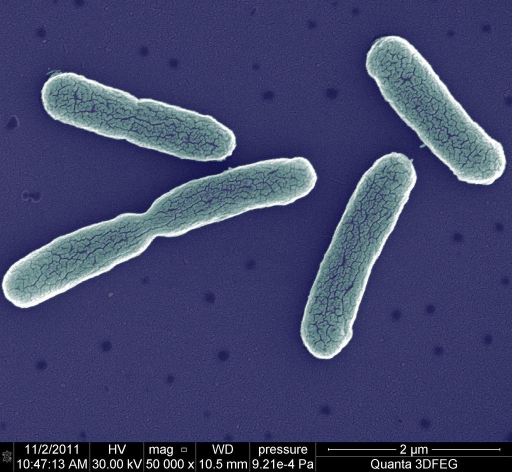
#> input picture 34142.jpg, 1024 x 943 px (shown at 1/2 size)
$ python smoothing.py
#> lines starting #> are read from the running program, lines starting #| are printed output that depends on the picture
import cv2
import numpy as np
from matplotlib import pyplot as plt

im = cv2.imread("34142.jpg")
#> im is the input picture: shape (943, 1024, 3); mean B, G, R 107.2, 69.3, 64.6
img = cv2.imread("34142.jpg", 0)
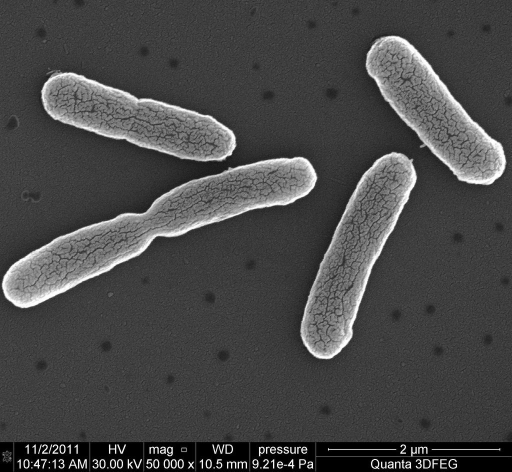
#> img: shape (943, 1024) (shown at 1/2 size); min 0, max 255, mean 72.1
img = img[0:883, 0:1024]
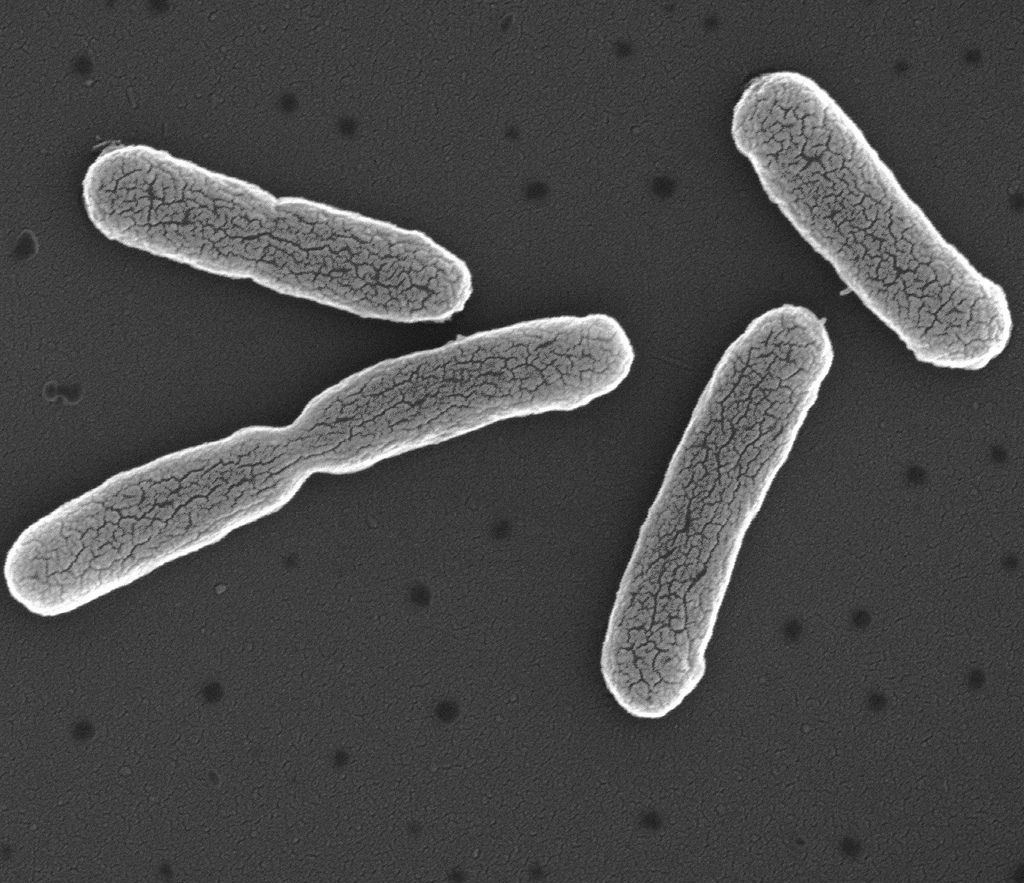
#> img: shape (883, 1024); min 15, max 255, mean 74.8

kernel = np.ones((5,5),np.float32)/25
kernel = np.ones((4,1), np.uint8)

dst = cv2.filter2D(img,-1,kernel)
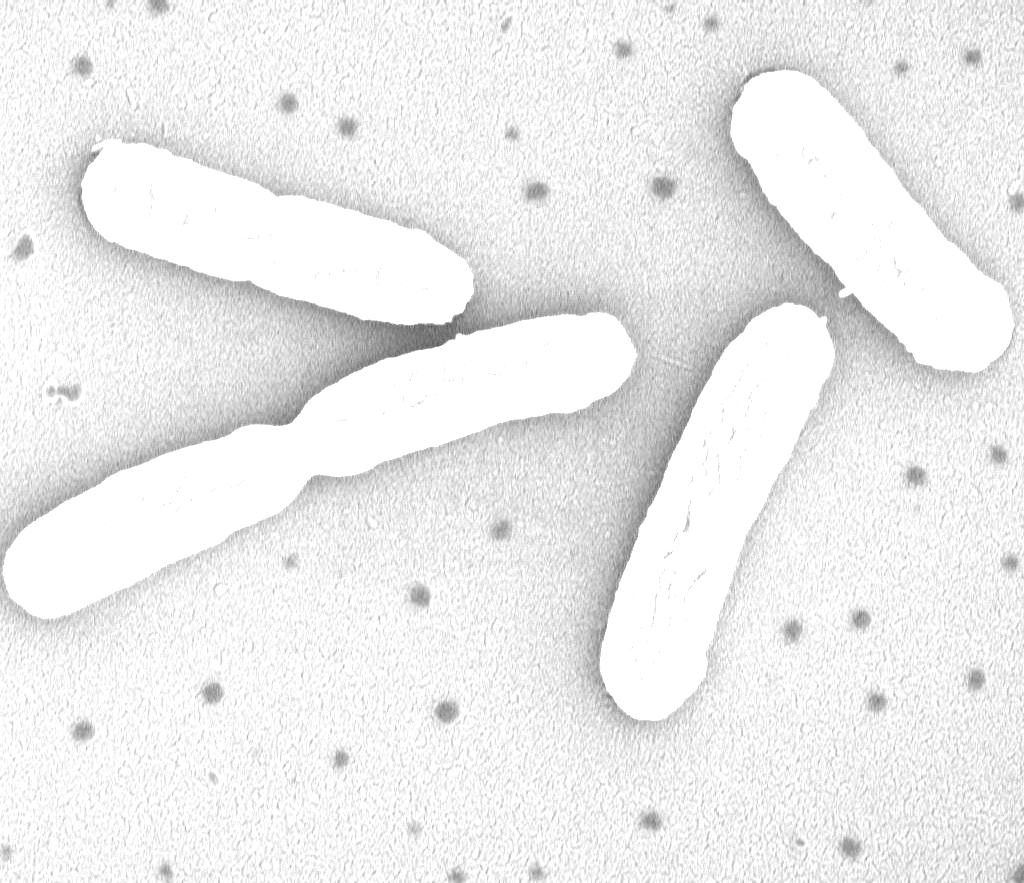
#> dst: shape (883, 1024); min 82, max 255, mean 237.9
dst2 = cv2.filter2D(img,-1,kernel)
dst2 = cv2.medianBlur(dst2,(5))
dst3 = cv2.medianBlur(dst2,(1))
blur = cv2.blur(img,(5,5))
gaussian = cv2.GaussianBlur(img,(5,5),0)
median = cv2.medianBlur(img,(5))


titles = ['Median','Gaussian','image','2D Conv','blur']
images = [median, gaussian, img, dst, blur]

cv2.imshow("dst",dst)
cv2.imshow("dst2",dst2)
cv2.imshow("dst3",dst3)
#cv2.imshow("blur",blur)
#cv2.imshow("gaussian",gaussian)
#cv2.imshow("median",median)


cv2.waitKey(0)
cv2.destroyAllWindows()
